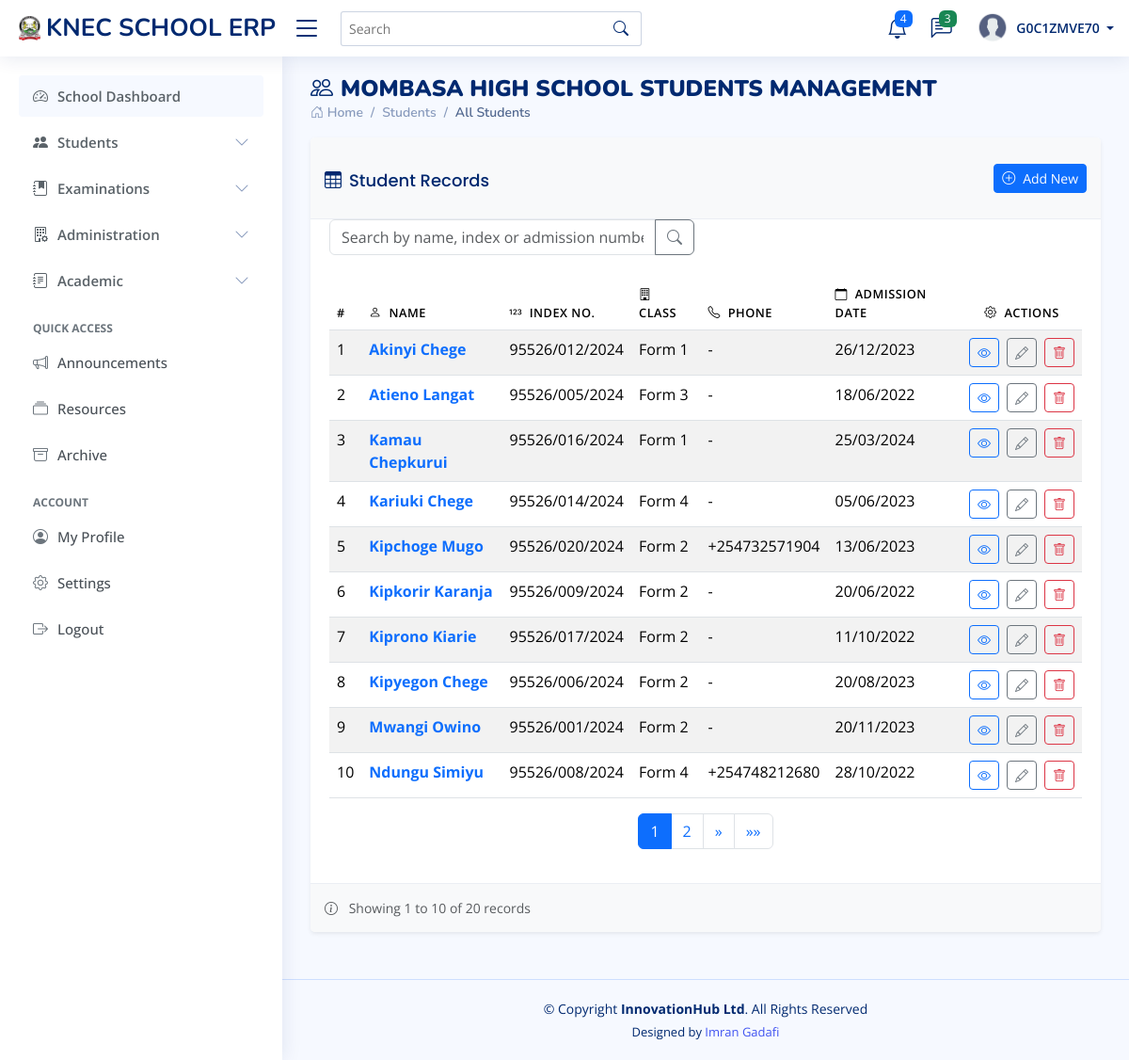
/school_students/ (signed in), run on the app's committed database.
### exam_portal/models.py (models this page shows, shortened)
class User(AbstractUser):
    USER_TYPE_CHOICES = (
        (1, 'student'),
        (2, 'school_admin'),
        (3, 'knec_official'),
    )
    user_type = models.PositiveSmallIntegerField(choices=USER_TYPE_CHOICES)
    phone_number = models.CharField(max_length=15, blank=True, null=True)

class School(models.Model):
    SCHOOL_TYPE_CHOICES = [
        ('PUBLIC', 'Public'),
        ('PRIVATE', 'Private'),
        ('EXTRA_COUNTY', 'Extra County'),
        ('NATIONAL', 'National'),
        ('INTERNATIONAL', 'International')
    ]
    SCHOOL_CATEGORY_CHOICES = [
        ('BOYS', 'Boys Only'),
        ('GIRLS', 'Girls Only'),
        ('MIXED', 'Mixed')
    ]
    name = models.CharField(max_length=200)
    knec_code = models.CharField(max_length=20, unique=True)
    registration_number = models.CharField(max_length=50, unique=True)
    special_code = models.CharField(max_length=100, blank=True, null=True , unique=True)
    school_type = models.CharField(max_length=20, choices=SCHOOL_TYPE_CHOICES)
    category = models.CharField(max_length=10, choices=SCHOOL_CATEGORY_CHOICES)
    registration_date = models.DateField()
    established_date = models.DateField()
    motto = models.CharField(max_length=100, blank=True, null=True)
    mission = models.TextField(blank=True, null=True)
    vision = models.TextField(blank=True, null=True)
    county = models.CharField(max_length=100)
    sub_county = models.CharField(max_length=100)
    ward = models.CharField(max_length=100, blank=True, null=True)
    postal_address = models.CharField(max_length=100)
    physical_address = models.TextField()
    gps_coordinates = models.CharField(max_length=50, blank=True, null=True)
    website = models.URLField(blank=True, null=True)
    phone_number = models.CharField(max_length=15)
    alternative_phone = models.CharField(max_length=15, blank=True, null=True)
    email = models.EmailField(blank=True, null=True)
    principal_name = models.CharField(max_length=100)
    principal_phone = models.CharField(max_length=15)
    principal_email = models.EmailField(blank=True, null=True)
    principal_tsc_number = models.CharField(max_length=20, blank=True, null=True)
    curriculum = models.CharField(max_length=100, default='8-4-4')  # or CBC
    number_of_streams = models.PositiveIntegerField(default=1)
    is_active = models.BooleanField(default=True)
    last_inspection_date = models.DateField(blank=True, null=True)
    created_at = models.DateTimeField(auto_now_add=True)
    updated_at = models.DateTimeField(auto_now=True)

class Student(models.Model):
    GENDER_CHOICES = [
        ('M', 'Male'),
        ('F', 'Female'),
    ]
    first_name = models.CharField(max_length=100)
    middle_name = models.CharField(max_length=100, blank=True)
    last_name = models.CharField(max_length=100)
    birth_date = models.DateField()
    birth_certificate_number = models.CharField(max_length=20, blank=True, null=True)
    gender = models.CharField(max_length=1, choices=GENDER_CHOICES)
    nationality = models.CharField(max_length=50, default='Kenyan')
    county_of_origin = models.CharField(max_length=50)
    sub_county = models.CharField(max_length=50)
    passport_photo = models.ImageField(upload_to='student_photos/', blank=True, null=True)
    disability = models.CharField(max_length=100, blank=True, null=True)
    disability_description = models.TextField(blank=True, null=True)
    school = models.ForeignKey('School', on_delete=models.CASCADE, related_name='students')
    index_number = models.CharField(max_length=20, unique=True) # for kcse purpose format schoolcode/001/year for examination
    admision_number = models.CharField(max_length=20, null=True)
    admission_date = models.DateField()
    current_class = models.CharField(max_length=20)  # e.g., Form 1, Form 2, etc.
    house = models.CharField(max_length=50, blank=True, null=True)  # For boarding schools
    is_boarder = models.BooleanField(default=False)
    email = models.EmailField(blank=True, null=True)
    phone_number = models.CharField(max_length=15, blank=True, null=True)
    postal_address = models.CharField(max_length=100, blank=True, null=True)
    residential_address = models.TextField(blank=True, null=True)
    previous_school = models.CharField(max_length=100, blank=True, null=True)
    kcpe_year = models.PositiveIntegerField(blank=True, null=True)
    kcpe_index = models.CharField(max_length=20, blank=True, null=True)
    kcpe_marks = models.PositiveIntegerField(blank=True, null=True)
    created_at = models.DateTimeField(auto_now_add=True)
    updated_at = models.DateTimeField(auto_now=True)
    is_active = models.BooleanField(default=True)

### exam_portal/views.py (the view)
# urls.py: path('school_students/', views.school_student_list, name='school_student_list'),
def school_student_list(request):
    if not request.user.is_authenticated or request.user.user_type != 2:
        return redirect('login')
    try:
        admin_profile = SchoolAdminProfile.objects.get(special_code=request.user.username)
        school = admin_profile.school
    except SchoolAdminProfile.DoesNotExist:
        return redirect('login')
    search_query = request.GET.get('search', '')
    students = Student.objects.filter(
        school=school,
        is_active=True
    ).filter(
        Q(first_name__icontains=search_query) |
        Q(last_name__icontains=search_query) |
        Q(index_number__icontains=search_query) |
        Q(admision_number__icontains=search_query)
    ).order_by('first_name')
    paginator = Paginator(students, 10)  # Show 10 students per page
    page_number = request.GET.get('page')
    page_obj = paginator.get_page(page_number)
    context = {
        'students': students,  # Optional: not used in template directly
        'page_obj': page_obj,
        'search_query': search_query,
        'school': school
    }
    return render(request, 'students/school_admin/student_list.html', context)

### templates/students/school_admin/student_list.html (shortened to what this page needs)
{% extends "base/base.html" %}
{% load static %}
{% block content %}
<div class="pagetitle">
    <h1><i class="bi bi-people me-2"></i><b>{{ school.name | upper }} STUDENTS MANAGEMENT</b> </h1>
    <nav>
        <ol class="breadcrumb">
            <li class="breadcrumb-item"><a href="#"><i class="bi bi-house-door"></i> Home</a></li>
            <li class="breadcrumb-item">Students</li>
            <li class="breadcrumb-item active">All Students</li>
        </ol>
    </nav>
</div>
<section class="section">
    <div class="row">
        <div class="col-lg-12">
            <div class="card border-0 shadow-sm">
                <div class="card-header bg-light text-dark">
                    <div class="d-flex justify-content-between align-items-center">
                        <h5 class="card-title mb-0"><i class="bi bi-table me-2"></i>Student Records</h5>
                        <a href="{% url 'school_student_create' %}" class="btn btn-primary btn-sm">
                            <i class="bi bi-plus-circle me-2"></i>Add New
                        </a>
                    </div>
                </div>
                <div class="card-body">
                    <div class="row mb-4">
                        <div class="col-md-6">
                            <form method="get" class="search-form">
                                <div class="input-group">
                                    <input type="text" class="form-control" name="search"
                                           placeholder="Search by name, index or admission number..."
                                           value="{{ search_query }}">
                                    <button class="btn btn-outline-secondary" type="submit">
                                        <i class="bi bi-search"></i>
                                    </button>
                                </div>
                            </form>
                        </div>
                    </div>
                    <div class="table-responsive">
                        <table class="table table-hover table-striped">
                            <thead class="bg-light">
                                <tr>
                                    <th>#</th>
                                    <th><i class="bi bi-person me-1"></i> Name</th>
                                    <th><i class="bi bi-123 me-1"></i> Index No.</th>
                                    <th><i class="bi bi-building me-1"></i> Class</th>
                                    <th><i class="bi bi-telephone me-1"></i> Phone</th>
                                    <th><i class="bi bi-calendar me-1"></i> Admission Date</th>
                                    <th class="text-center"><i class="bi bi-gear me-1"></i> Actions</th>
                                </tr>
                            </thead>
                            <tbody>
                                {% for student in page_obj %}
                                <tr>
                                    <td>{{ forloop.counter }}</td>
                                    <td>
                                        <a href="{% url 'school_student_detail' student.pk %}" class="text-primary">
                                            <strong>{{ student.first_name }} {{ student.last_name }}</strong>
                                        </a>
                                    </td>
                                    <td>{{ student.index_number }}</td>
                                    <td>{{ student.current_class }}</td>
                                    <td>{{ student.phone_number|default:"-" }}</td>
                                    <td>{{ student.admission_date|date:"d/m/Y" }}</td>
                                    <td class="text-center">
                                        <div class="d-flex gap-2 justify-content-center">
                                            <a href="{% url 'school_student_detail' student.pk %}" class="btn btn-sm btn-outline-primary" title="View">
                                                <i class="bi bi-eye"></i>
                                            </a>
                                            <a href="{% url 'school_student_update' student.pk %}" class="btn btn-sm btn-outline-secondary" title="Edit">
                                                <i class="bi bi-pencil"></i>
                                            </a>
                                            <a href="{% url 'school_student_delete' student.pk %}" class="btn btn-sm btn-outline-danger" title="Delete">
                                                <i class="bi bi-trash"></i>
                                            </a>
                                        </div>
                                    </td>
                                </tr>
                                {% empty %}
                                <tr>
                                    <td colspan="7" class="text-center">No students found</td>
                                </tr>
                                {% endfor %}
                            </tbody>
                        </table>
                    </div>
                    {% if page_obj.has_other_pages %}
                    <nav aria-label="Page navigation">
                        <ul class="pagination justify-content-center">
                            {% for num in page_obj.paginator.page_range %}
                                {% if page_obj.number == num %}
                                    <li class="page-item active"><a class="page-link" href="#">{{ num }}</a></li>
                                {% elif num > page_obj.number|add:'-3' and num < page_obj.number|add:'3' %}
                                    <li class="page-item"><a class="page-link" href="?page={{ num }}">{{ num }}</a></li>
                                {% endif %}
                            {% endfor %}
                            {% if page_obj.has_next %}
                                <li class="page-item">
                                    <a class="page-link" href="?page={{ page_obj.next_page_number }}" aria-label="Next">
                                        <span aria-hidden="true">&raquo;</span>
                                    </a>
                                </li>
                                <li class="page-item">
                                    <a class="page-link" href="?page={{ page_obj.paginator.num_pages }}" aria-label="Last">
                                        <span aria-hidden="true">&raquo;&raquo;</span>
                                    </a>
                                </li>
                            {% endif %}
                        </ul>
                    </nav>
                    {% endif %}
                </div>
                <div class="card-footer bg-light text-muted small">
                    <i class="bi bi-info-circle me-2"></i>
                    Showing {{ page_obj.start_index }} to {{ page_obj.end_index }} of {{ page_obj.paginator.count }} records
                </div>
            </div>
        </div>
    </div>
</section>
{% endblock %}

### templates/base/navbars/school_admin_navbar.html (shortened to what this page needs)
{% load static %}
<header id="header" class="header fixed-top d-flex align-items-center">
    <div class="d-flex align-items-center justify-content-between">
      <a href="#" class="logo d-flex align-items-center">
        <img src="{% static 'assets/img/logo2.png'%}" alt="">
        <span class="d-none d-lg-block">KNEC SCHOOL ERP</span>
      </a>
      <i class="bi bi-list toggle-sidebar-btn"></i>
    </div>
    <div class="search-bar">
      <form class="search-form d-flex align-items-center" method="POST" action="#">
        <input type="text" name="query" placeholder="Search" title="Enter search keyword">
        <button type="submit" title="Search"><i class="bi bi-search"></i></button>
      </form>
    </div>
    <nav class="header-nav ms-auto">
      <ul class="d-flex align-items-center">
        <li class="nav-item dropdown">
          <a class="nav-link nav-icon" href="#" data-bs-toggle="dropdown">
            <i class="bi bi-bell"></i>
            <span class="badge bg-primary badge-number">4</span>
          </a>
        </li>
        <li class="nav-item dropdown">
          <a class="nav-link nav-icon" href="#" data-bs-toggle="dropdown">
            <i class="bi bi-chat-left-text"></i>
            <span class="badge bg-success badge-number">3</span>
          </a>
        </li>
        <li class="nav-item dropdown pe-3">
          <a class="nav-link nav-profile d-flex align-items-center pe-0" href="#" data-bs-toggle="dropdown">
            <img src="{% static 'assets/img/profile.png'%}" alt="Profile" class="rounded-circle">
            <span class="d-none d-md-block dropdown-toggle ps-2">
              {% if user.is_authenticated %}
                   {{ user.username }}
              {% else %}
                  Admin
              {% endif %}
            </span>
          </a>
        </li>
      </ul>
    </nav>
  </header>

### data on the page
User: username "G0C1ZMVE70"
School: name "MOMBASA HIGH SCHOOL"
Student: first_name "Akinyi", last_name "Chege", index_number "95526/012/2024", current_class "Form 1", phone_number "-", admission_date "26/12/2023"
Student: first_name "Atieno", last_name "Langat", index_number "95526/005/2024", current_class "Form 3", phone_number "-", admission_date "18/06/2022"
Student: first_name "Kamau", last_name "Chepkurui", index_number "95526/016/2024", current_class "Form 1", phone_number "-", admission_date "25/03/2024"
Student: first_name "Kariuki", last_name "Chege", index_number "95526/014/2024", current_class "Form 4", phone_number "-", admission_date "05/06/2023"
Student: first_name "Kipchoge", last_name "Mugo", index_number "95526/020/2024", current_class "Form 2", phone_number "+254732571904", admission_date "13/06/2023"
Student: first_name "Kipkorir", last_name "Karanja", index_number "95526/009/2024", current_class "Form 2", phone_number "-", admission_date "20/06/2022"
Student: first_name "Kiprono", last_name "Kiarie", index_number "95526/017/2024", current_class "Form 2", phone_number "-", admission_date "11/10/2022"
Student: first_name "Kipyegon", last_name "Chege", index_number "95526/006/2024", current_class "Form 2", phone_number "-", admission_date "20/08/2023"
Student: first_name "Mwangi", last_name "Owino", index_number "95526/001/2024", current_class "Form 2", phone_number "-", admission_date "20/11/2023"
Student: first_name "Ndungu", last_name "Simiyu", index_number "95526/008/2024", current_class "Form 4", phone_number "+254748212680", admission_date "28/10/2022"

### other printed values
{{ num }} "1"
{{ num }} "2"
{{ page_obj.start_index }} "1"
{{ page_obj.end_index }} "10"
{{ page_obj.paginator.count }} "20"
